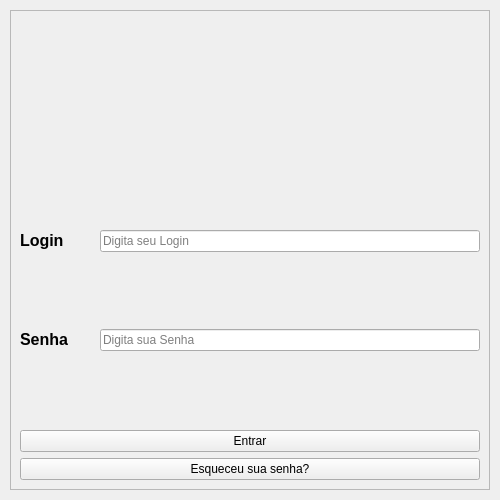
<?xml version="1.0" encoding="UTF-8"?>
<ui version="4.0">
 <class>login</class>
 <widget class="QWidget" name="login">
  <property name="windowModality">
   <enum>Qt::ApplicationModal</enum>
  </property>
  <property name="geometry">
   <rect>
    <x>0</x>
    <y>0</y>
    <width>500</width>
    <height>500</height>
   </rect>
  </property>
  <property name="sizePolicy">
   <sizepolicy hsizetype="Fixed" vsizetype="Fixed">
    <horstretch>0</horstretch>
    <verstretch>0</verstretch>
   </sizepolicy>
  </property>
  <property name="minimumSize">
   <size>
    <width>500</width>
    <height>500</height>
   </size>
  </property>
  <property name="maximumSize">
   <size>
    <width>500</width>
    <height>500</height>
   </size>
  </property>
  <property name="windowTitle">
   <string>Banco Digital 'Alefe'</string>
  </property>
  <property name="windowIcon">
   <iconset>
    <activeon>:/imagens/imagens/Logo - Icon - Alefe - Digital Bank.png</activeon>
   </iconset>
  </property>
  <property name="windowFilePath">
   <string>C:\Users\Alefs\Documentos\Mega\Documentos\Drive\Projetos\Projeto---Criando-um-Banco\main.py</string>
  </property>
  <layout class="QVBoxLayout" name="verticalLayout_2">
   <property name="spacing">
    <number>6</number>
   </property>
   <property name="leftMargin">
    <number>10</number>
   </property>
   <property name="topMargin">
    <number>10</number>
   </property>
   <property name="rightMargin">
    <number>10</number>
   </property>
   <property name="bottomMargin">
    <number>10</number>
   </property>
   <item>
    <widget class="QFrame" name="frame">
     <property name="frameShape">
      <enum>QFrame::StyledPanel</enum>
     </property>
     <property name="frameShadow">
      <enum>QFrame::Raised</enum>
     </property>
     <layout class="QGridLayout" name="gridLayout">
      <item row="0" column="0">
       <widget class="QLabel" name="label">
        <property name="text">
         <string/>
        </property>
        <property name="pixmap">
         <pixmap resource="../imagens.qrc">:/imagens/imagens/Logo - Alefe - Digital Bank.png</pixmap>
        </property>
        <property name="scaledContents">
         <bool>true</bool>
        </property>
       </widget>
      </item>
      <item row="4" column="0">
       <widget class="QPushButton" name="botaoEsqueceuSuaSenha">
        <property name="text">
         <string>Esqueceu sua senha?</string>
        </property>
       </widget>
      </item>
      <item row="3" column="0">
       <widget class="QPushButton" name="botaoEntrar">
        <property name="text">
         <string>Entrar</string>
        </property>
       </widget>
      </item>
      <item row="1" column="0" rowspan="2">
       <layout class="QVBoxLayout" name="verticalLayout">
        <property name="topMargin">
         <number>0</number>
        </property>
        <item>
         <layout class="QHBoxLayout" name="horizontalLayout">
          <item>
           <widget class="QLabel" name="label_login">
            <property name="text">
             <string>&lt;html&gt;&lt;head/&gt;&lt;body&gt;&lt;p&gt;&lt;span style=&quot; font-size:12pt; font-weight:700;&quot;&gt;Login&lt;/span&gt;&lt;/p&gt;&lt;/body&gt;&lt;/html&gt;</string>
            </property>
           </widget>
          </item>
          <item>
           <spacer name="horizontalSpacer">
            <property name="orientation">
             <enum>Qt::Horizontal</enum>
            </property>
            <property name="sizeHint" stdset="0">
             <size>
              <width>5</width>
              <height>10</height>
             </size>
            </property>
           </spacer>
          </item>
          <item>
           <widget class="QLineEdit" name="LineEditLogin">
            <property name="minimumSize">
             <size>
              <width>380</width>
              <height>0</height>
             </size>
            </property>
            <property name="maxLength">
             <number>10</number>
            </property>
            <property name="placeholderText">
             <string>Digita seu Login</string>
            </property>
           </widget>
          </item>
         </layout>
        </item>
        <item>
         <layout class="QHBoxLayout" name="horizontalLayout_2">
          <item>
           <widget class="QLabel" name="label_senha">
            <property name="text">
             <string>&lt;html&gt;&lt;head/&gt;&lt;body&gt;&lt;p&gt;&lt;span style=&quot; font-size:12pt; font-weight:700;&quot;&gt;Senha&lt;/span&gt;&lt;/p&gt;&lt;/body&gt;&lt;/html&gt;</string>
            </property>
           </widget>
          </item>
          <item>
           <spacer name="horizontalSpacer_2">
            <property name="orientation">
             <enum>Qt::Horizontal</enum>
            </property>
            <property name="sizeHint" stdset="0">
             <size>
              <width>5</width>
              <height>10</height>
             </size>
            </property>
           </spacer>
          </item>
          <item>
           <widget class="QLineEdit" name="LineEditSenha">
            <property name="minimumSize">
             <size>
              <width>380</width>
              <height>0</height>
             </size>
            </property>
            <property name="text">
             <string/>
            </property>
            <property name="maxLength">
             <number>255</number>
            </property>
            <property name="echoMode">
             <enum>QLineEdit::Password</enum>
            </property>
            <property name="placeholderText">
             <string>Digita sua Senha</string>
            </property>
           </widget>
          </item>
         </layout>
        </item>
       </layout>
      </item>
     </layout>
    </widget>
   </item>
  </layout>
 </widget>
 <tabstops>
  <tabstop>LineEditLogin</tabstop>
  <tabstop>LineEditSenha</tabstop>
  <tabstop>botaoEntrar</tabstop>
  <tabstop>botaoEsqueceuSuaSenha</tabstop>
 </tabstops>
 <resources>
  <include location="../imagens.qrc"/>
 </resources>
 <connections/>
</ui>
